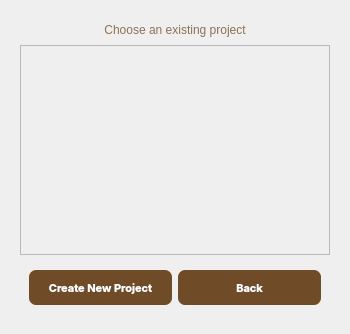
<?xml version="1.0" encoding="UTF-8"?>
<ui version="4.0">
 <class>Dialog</class>
 <widget class="QDialog" name="Dialog">
  <property name="geometry">
   <rect>
    <x>0</x>
    <y>0</y>
    <width>346</width>
    <height>334</height>
   </rect>
  </property>
  <property name="maximumSize">
   <size>
    <width>346</width>
    <height>334</height>
   </size>
  </property>
  <property name="windowTitle">
   <string>Dialog</string>
  </property>
  <layout class="QHBoxLayout" name="horizontalLayout">
   <item>
    <widget class="QWidget" name="widget" native="true">
     <layout class="QVBoxLayout" name="verticalLayout">
      <item>
       <widget class="QLabel" name="label">
        <property name="styleSheet">
         <string notr="true">#label{
	font: 900 13pt &quot;Segoe UI Black&quot;;
	alignment: center;
    color: rgba(111, 75, 39, 0.77);
}</string>
        </property>
        <property name="text">
         <string>Choose an existing project</string>
        </property>
        <property name="alignment">
         <set>Qt::AlignCenter</set>
        </property>
       </widget>
      </item>
      <item>
       <widget class="QScrollArea" name="scrollArea">
        <property name="minimumSize">
         <size>
          <width>310</width>
          <height>210</height>
         </size>
        </property>
        <property name="maximumSize">
         <size>
          <width>310</width>
          <height>210</height>
         </size>
        </property>
        <property name="widgetResizable">
         <bool>true</bool>
        </property>
        <widget class="QWidget" name="scrollAreaWidgetContents">
         <property name="geometry">
          <rect>
           <x>0</x>
           <y>0</y>
           <width>308</width>
           <height>208</height>
          </rect>
         </property>
        </widget>
       </widget>
      </item>
      <item>
       <widget class="QWidget" name="widget_2" native="true">
        <layout class="QHBoxLayout" name="horizontalLayout_2">
         <item>
          <widget class="QPushButton" name="Create_new">
           <property name="minimumSize">
            <size>
             <width>0</width>
             <height>35</height>
            </size>
           </property>
           <property name="maximumSize">
            <size>
             <width>16777215</width>
             <height>35</height>
            </size>
           </property>
           <property name="styleSheet">
            <string notr="true">#Create_new{
font-weight:bold;
color: white;
background-color: #6F4B27;
border-top-left-radius: 7px;
border-top-right-radius: 7px;
border-bottom-left-radius: 7px;
border-bottom-right-radius: 7px;
font-family: Inter;
font-size: 11px;
text-align: center;
}
#Create_new:hover{
color: rgb(144,115,87);
border : 3px solid rgb(144,115,87);
background-color: white;
}
</string>
           </property>
           <property name="text">
            <string>Create New Project</string>
           </property>
          </widget>
         </item>
         <item>
          <widget class="QPushButton" name="back">
           <property name="minimumSize">
            <size>
             <width>0</width>
             <height>35</height>
            </size>
           </property>
           <property name="maximumSize">
            <size>
             <width>16777215</width>
             <height>35</height>
            </size>
           </property>
           <property name="styleSheet">
            <string notr="true">#back{
font-weight:bold;
color: white;
background-color: #6F4B27;
border-top-left-radius: 7px;
border-top-right-radius: 7px;
border-bottom-left-radius: 7px;
border-bottom-right-radius: 7px;
font-family: Inter;
font-size: 11px;
text-align: center;
}
#back:hover{
color: rgb(144,115,87);
border : 3px solid rgb(144,115,87);
background-color: white;
}
</string>
           </property>
           <property name="text">
            <string>Back</string>
           </property>
          </widget>
         </item>
        </layout>
       </widget>
      </item>
     </layout>
    </widget>
   </item>
  </layout>
 </widget>
 <resources/>
 <connections/>
</ui>
